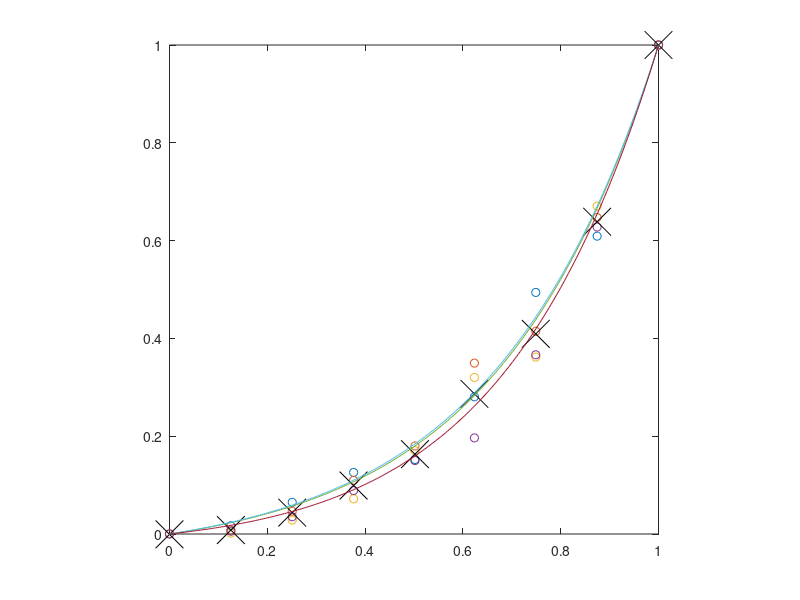
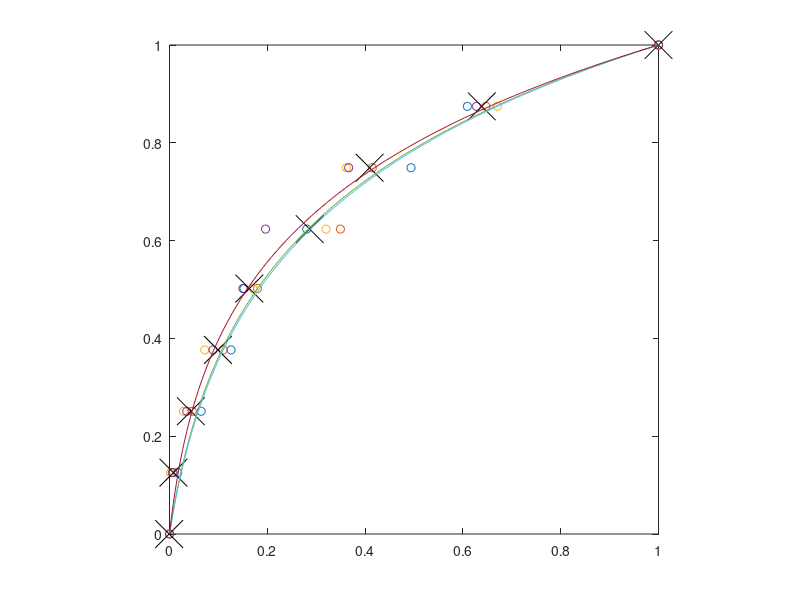

Reproduce these figures in MATLAB, in order.
function process_scanner;% calibrationx = fliplr([255 223 191 159 128 96 64 32 0])'./255;yi = [10    12      10  12;...      25    47      12  52;...      65    225     26  262;...      116   516     49  644;...      138   840     101 1080;...      245   1620    180 1410;...      423   1920    202 2620;...      519   4160    365 4480;...      845   NaN     539 7130];        %old settings [289 307 315 303;...%     503 1650 330 1860;...%     1190 6500 457 7070;...%     2680 15700 925 18100;...%     4840 29100 1710 35500;...%     6850 42400 2910 NaN;...%     9940 NaN 4320 NaN;...%     13400 NaN 6530 NaN;...%     19700 NaN 8930 NaN];% interp NaN assume similar curvesYint = yi;Yint(:,[2 4])=0;for n=[1 3]    X = [yi(:,n) zeros(size(yi(:,1)))];    Y = yi(:,2);    B = pinv(X(1:7,:))*Y(1:7);    Yint(:,2) = Yint(:,2)+(X*B)./2;        X = [yi(:,n) zeros(size(yi(:,1)))];    Y = yi(:,4);    B = pinv(X(1:5,:))*Y(1:5);    Yint(:,4) = Yint(:,4)+(X*B)./2;end% replace only iffy valuesy = yi;y(8:9,2) = Yint(8:9,2);y = y-mean(yi(1,:));y = y ./ (ones(size(y,1),1)*max(y));% precision = bitsbits = 8;ngamma = 2.^bits;% fitxint = linspace(0,1,ngamma)';for n=1:3,    p{n} = fminsearch(@(a) cumgaussfit(a,x,y(:,n)),[0.5 0.2]');    yint(:,n) = cumulativegaussian(xint,p{n}(1),p{n}(2));    yint(:,n)=yint(:,n)-min(yint(:,n));    yint(:,n)=yint(:,n)./max(yint(:,n));end% invertcmapMax = ngamma-1;gamma = zeros(cmapMax+1,3);precise = (0:0.01:cmapMax)'/cmapMax; for jj = 1:3	tmp = cumulativegaussian(precise,p{jj}(1),p{jj}(2));    tmp = tmp-min(tmp); tmp = tmp./max(tmp);	for ii=0:cmapMax;		[junk placetmp] = min(abs(ii/cmapMax-tmp));		gamma(ii+1,jj) = precise(placetmp);	endendgamma(gamma>1)=1;gamma(gamma<0)=0;% plot gammafigure(1);clf;X = [0:255]'./255;plot(x,y,'o');hold on;plot(x,mean(y,2),'kx','MarkerSize',20);hold on;plot(xint,yint);axis([0 1 0 1]);axis square;% plot inverted gammafigure(2);clf;plot(y,x,'o');hold on;plot(mean(y,2),x,'kx','MarkerSize',20);hold on;plot(xint,gamma);axis([0 1 0 1]);axis square;yint(yint>1)=1;yint(yint<0)=0;gammaTable = round(gamma.*cmapMax);gamma = gammaTable./(ngamma-1);save('gamma.mat','gamma','gammaTable');returnfunction [e]=cumgaussfit(p,x,y)f=cumulativegaussian(x,p(1),p(2));f=f-min(f);f=f./max(f);e=norm(y-f);returnfunction y = cumulativegaussian(x,mu,sigma)y = 0.5 * erfc( (mu - x) ./ (sigma * sqrt(2)));y(y<0) = 0;y(y>1) = 1;return